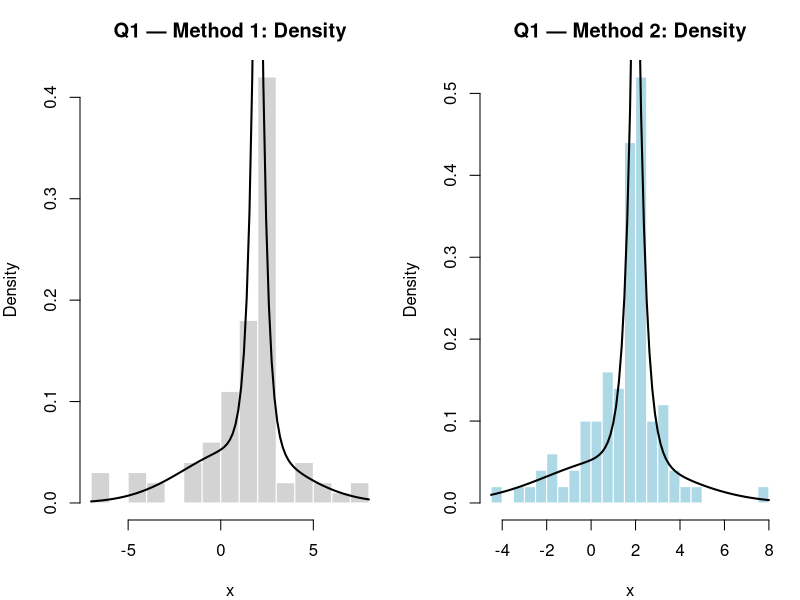
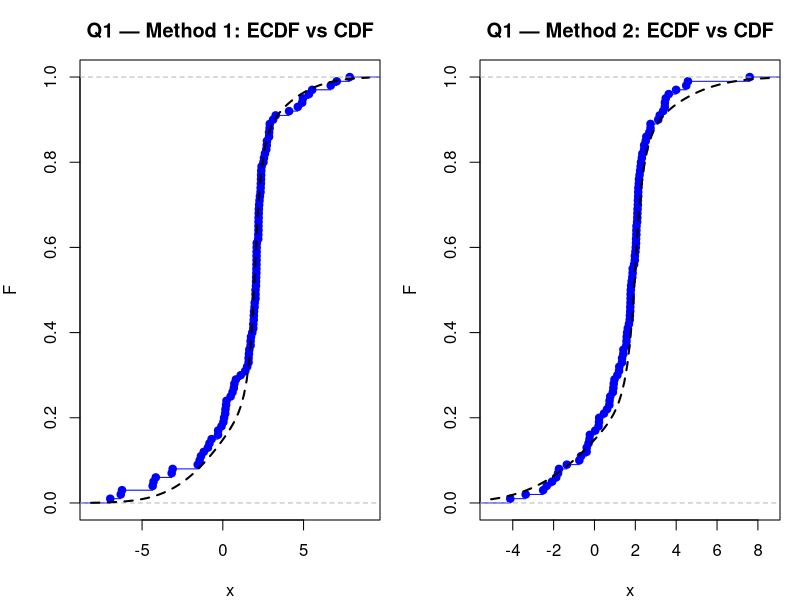

The R source for these figures, in order:
## ---------- Q1: Normal(1,3^2) + Laplace(2, b=1/3) ----------
set.seed(42)
n  <- 100
p1 <- 0.4; p2 <- 0.6

## Laplace helpers
dlap <- function(x, beta=2, b=1/3) (1/(2*b))*exp(-abs(x-beta)/b)
plap <- function(x, beta=2, b=1/3){
  y <- x-beta
  ifelse(y < 0, 0.5*exp(y/b), 1 - 0.5*exp(-y/b))
}
qlap <- function(u, beta=2, b=1/3){
  ifelse(u < 0.5, beta + b*log(2*u), beta - b*log(2*(1-u)))
}

## target pdf/cdf (for plotting)
pdf_target <- function(x) p1*dnorm(x,1,3) + p2*dlap(x,2,1/3)
cdf_target <- function(x) p1*pnorm(x,1,3) + p2*plap(x,2,1/3)

## theoretical moments
mu1 <- 1; var1 <- 3^2
mu2 <- 2; var2 <- 2*(1/3)^2
mu_th  <- p1*mu1 + p2*mu2
var_th <- p1*(var1 + mu1^2) + p2*(var2 + mu2^2) - mu_th^2

## ---------------- Method 1: Binomial counts -> sub-pdf采样 ----------------
t1 <- system.time({
  N1 <- rbinom(1, n, p1); N2 <- n - N1
  x1 <- c(rnorm(N1, 1, 3), qlap(runif(N2), 2, 1/3))
  m1 <- mean(x1); v1e <- var(x1)
})
cat(sprintf("Q1-Method1 counts: N1=%d, N2=%d\n", N1, N2))

## ---------------- Method 2: U ~ Unif[0,1] -> 直接分段反解 -----------------
t2 <- system.time({
  U  <- runif(n)
  x2 <- numeric(n)

  idx1 <- (U < p1)
  if (any(idx1)) {
    u1 <- U[idx1] / p1                 # [0,p1) -> [0,1]
    x2[idx1] <- qnorm(u1, mean=1, sd=3)
  }
  idx2 <- !idx1
  if (any(idx2)) {
    u2 <- (U[idx2] - p1) / p2          # [p1,1] -> [0,1]
    x2[idx2] <- qlap(u2, beta=2, b=1/3)
  }

  N1b <- sum(idx1); N2b <- sum(idx2)   # 仅用于报告，不参与采样逻辑
  m2 <- mean(x2); v2e <- var(x2)
})
cat(sprintf("Q1-Method2(U->Fi^-1) counts: N1=%d, N2=%d\n\n", N1b, N2b))

## ---------------- Print & plots --------------------------------------------
cat("=== Q1: Theoretical vs Empirical ===\n")
cat(sprintf("Theory : mean=%.6f  var=%.6f\n", mu_th, var_th))
cat(sprintf("Method1(counts->subpdf RNG): mean=%.6f  var=%.6f | time=%.3fs\n",
            m1, v1e, t1["elapsed"]))
cat(sprintf("Method2(U->Fi^-1)         : mean=%.6f  var=%.6f | time=%.3fs\n\n",
            m2, v2e, t2["elapsed"]))

png("q1_density_compare.png", 1600, 800, res=150)
par(mfrow=c(1,2), mar=c(4,4,3,1))
hist(x1, breaks="FD", freq=FALSE, col="lightgray", border="white",
     main="Q1 — Method 1: Density", xlab="x")
curve(pdf_target(x), add=TRUE, lwd=2)
hist(x2, breaks="FD", freq=FALSE, col="lightblue", border="white",
     main="Q1 — Method 2: Density", xlab="x")
curve(pdf_target(x), add=TRUE, lwd=2)
dev.off()

png("q1_cdf_compare.png", 1600, 800, res=150)
par(mfrow=c(1,2), mar=c(4,4,3,1))
plot(ecdf(x1), main="Q1 — Method 1: ECDF vs CDF", xlab="x", ylab="F", col="blue")
curve(cdf_target(x), add=TRUE, lwd=2, lty=2)
plot(ecdf(x2), main="Q1 — Method 2: ECDF vs CDF", xlab="x", ylab="F", col="blue")
curve(cdf_target(x), add=TRUE, lwd=2, lty=2)
dev.off()
